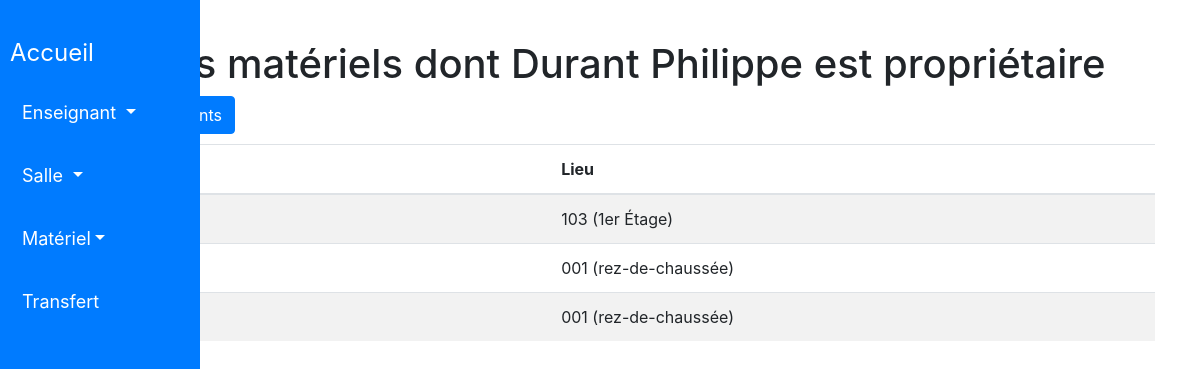
/gestion_materiel/enseignant/22/materiels_proprietaire/, run on the app's committed database.
### gestion_materiel/models.py (models this page shows, shortened)
class Enseignant(models.Model):
    nom = models.CharField(
        max_length=50,
        blank=False,
        null=True,
        default='aucun'
    )
    prenom = models.CharField(
        max_length=50,
        blank=False,
        null=True,
        default='aucun'
    )

class Materiel(models.Model):
    nom = models.CharField(
        max_length=100,
        blank=False,
        null=True,
        default=''
    )
    budget = models.CharField(
        max_length=100,
        blank=False,
        null=True,
        default=''
    )
    proprietaire = models.ForeignKey(
        Enseignant,
        on_delete=models.CASCADE,
        null=True,
        related_name='materiels_possedes'
    )
    lieu = models.ForeignKey(
        Salle,
        on_delete=models.CASCADE,
        null=True
    )
    possesseur = models.ForeignKey(
        Enseignant,
        on_delete=models.CASCADE,
        null=True,
        blank=True,
        related_name='materiels_en_possession'
    )

class Salle(models.Model):
    nom = models.CharField(
        max_length=50,
        blank=False,
        null=True,
        default='aucun'
    )
    etage = models.CharField(
        max_length=50,
        blank=False,
        null=True,
        default='aucun'
    )
    def __str__(self):
        if self.etage.lower() == "rez-de-chaussée":
            return f"{self.nom} ({self.etage})"
        else:
            return f"{self.nom} ({self.etage} Étage)"

### gestion_materiel/views.py (the view)
# urls.py: path('gestion_materiel/enseignant/<int:enseignant_id>/materiels_proprietaire/', views.liste_materiels_proprietaire, name='liste_materiels_proprietaire'),
def liste_materiels_proprietaire(request, enseignant_id):
    enseignant = Enseignant.objects.get(id=enseignant_id)
    materiels = Materiel.objects.filter(Q(proprietaire__nom__icontains=enseignant.nom) & Q(proprietaire__prenom__icontains=enseignant.prenom))
    context = {
        'enseignant': enseignant,
        'materiels': materiels,
    }
    return render(request, 'gestion_materiel/enseignant/liste_materiels_proprietaire.html', context)

### templates/gestion_materiel/enseignant/liste_materiels_proprietaire.html (shortened to what this page needs)
<!DOCTYPE html>
<html>
<head>
</head>
<body>
    {% include 'gestion_materiel/includes/entete.html' %}
    <div class="container">
        <h1>Liste des matériels dont {{ enseignant.nom }} {{ enseignant.prenom }} est propriétaire</h1>
        <a href="{% url 'liste_enseignants'%}" class="btn btn-primary">Liste des enseignants</a>
        <table class="table table-striped">
            <thead>
                <tr>
                    <th>Nom du matériel</th>
                    <th>Lieu</th>
                </tr>
            </thead>
            <tbody>
                {% for materiel in materiels %}
                    <tr>
                        <td>{{ materiel.nom }}</td>
                        <td>{{ materiel.lieu }}</td>
                    </tr>
                {% empty %}
                    <tr>
                        <td colspan="2">Aucun matériel trouvé.</td>
                    </tr>
                {% endfor %}
            </tbody>
        </table>
    </div>
</body>
</html>

### data on the page
Enseignant: nom "Durant", prenom "Philippe"
Materiel: lieu "103 (1er Étage)"
Materiel: lieu "001 (rez-de-chaussée)"
Materiel: lieu "001 (rez-de-chaussée)"
